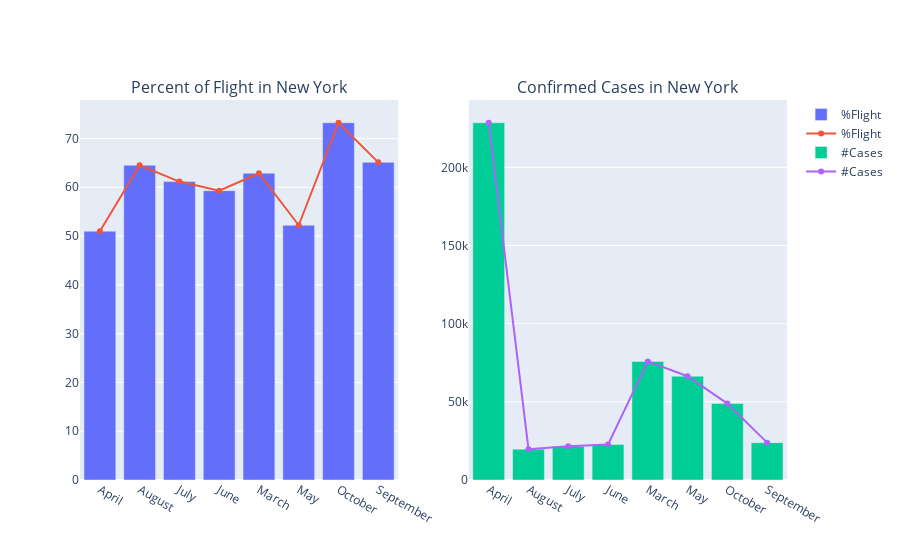

The notebook cell saved with this chart:
### Code cell
plotStateData('New York')

### Figure 1 — Plotly figure (JSON) as saved in the notebook; plotly's stock layout.template omitted (floating-point values rounded to 4 significant figures)
{"data": [{"name": "%Flight", "type": "bar", "x": ["April", "August", "July", "June", "March", "May", "October", "September"], "xaxis": "x", "y": [51.0, 64.5, 61.16, 59.3, 62.88, 52.21, 73.22, 65.1], "yaxis": "y"}, {"name": "%Flight", "type": "scatter", "x": ["April", "August", "July", "June", "March", "May", "October", "September"], "xaxis": "x", "y": [51.0, 64.5, 61.16, 59.3, 62.88, 52.21, 73.22, 65.1], "yaxis": "y"}, {"name": "#Cases", "type": "bar", "x": ["April", "August", "July", "June", "March", "May", "October", "September"], "xaxis": "x2", "y": [228519, 19742, 21560, 22684, 75853, 66398, 48894, 23893], "yaxis": "y2"}, {"name": "#Cases", "type": "scatter", "x": ["April", "August", "July", "June", "March", "May", "October", "September"], "xaxis": "x2", "y": [228519, 19742, 21560, 22684, 75853, 66398, 48894, 23893], "yaxis": "y2"}], "layout": {"annotations": [{"font": {"size": 16}, "showarrow": false, "text": "Percent of Flight in New York", "x": 0.225, "xanchor": "center", "xref": "paper", "y": 1, "yanchor": "bottom", "yref": "paper"}, {"font": {"size": 16}, "showarrow": false, "text": "Confirmed Cases in New York", "x": 0.775, "xanchor": "center", "xref": "paper", "y": 1, "yanchor": "bottom", "yref": "paper"}], "xaxis": {"anchor": "y", "domain": [0, 0.45]}, "xaxis2": {"anchor": "y2", "domain": [0.55, 1]}, "yaxis": {"anchor": "x", "domain": [0, 1]}, "yaxis2": {"anchor": "x2", "domain": [0, 1]}}}
